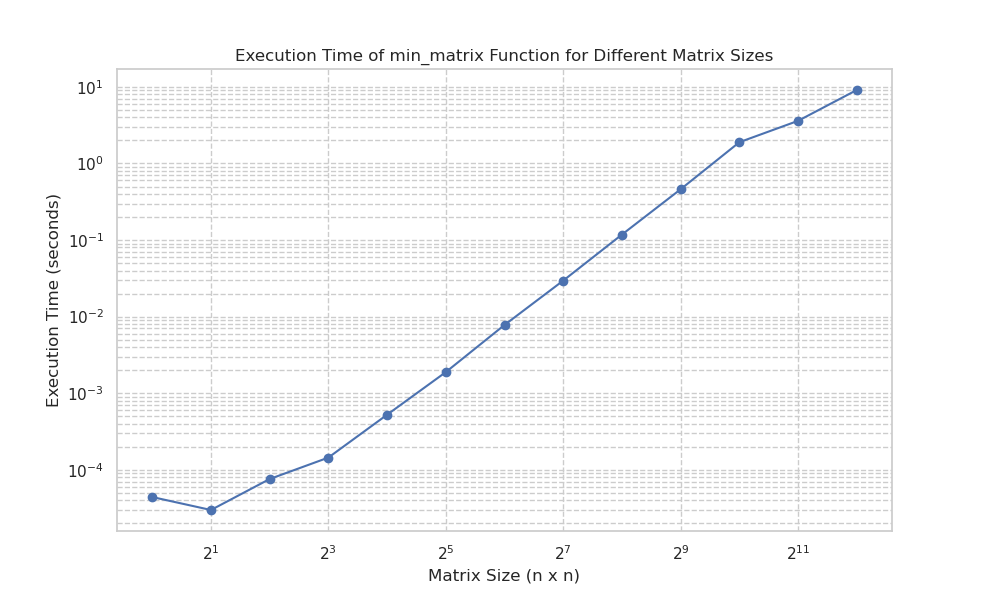

This figure's Python source:
import numpy as np
import timeit
import matplotlib.pyplot as plt
import seaborn as sns
from main import min_matrix


def generate_matrix(size: int) -> np.ndarray:
    return np.random.rand(size, size)


def benchmark():
    sizes = [2 ** i for i in range(13)]
    results = []
    for size in sizes:
        matrix = generate_matrix(size)
        time_taken = timeit.timeit(lambda: min_matrix(matrix), number=1)
        results.append((size, time_taken))
    return results


if __name__ == "__main__":
    sns.set(style="whitegrid")
    results = benchmark()
    sizes, times = zip(*results)
    plt.figure(figsize=(10, 6))
    plt.plot(sizes, times, marker='o')
    plt.xscale('log', base=2)
    plt.yscale('log')
    plt.title('Execution Time of min_matrix Function for Different Matrix Sizes')
    plt.xlabel('Matrix Size (n x n)')
    plt.ylabel('Execution Time (seconds)')
    plt.grid(True, which="both", ls="--")
    plt.show()
